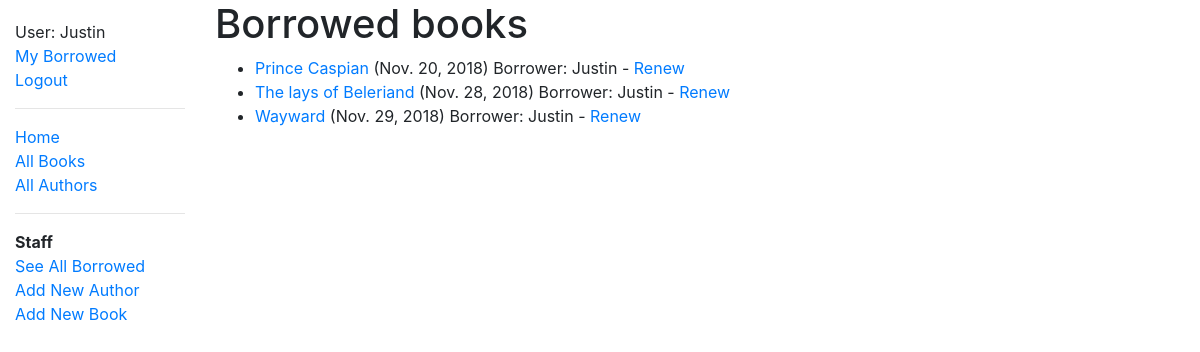
Screenshot of /catalog/allbooks/ (signed in) with the database file from the repository.
### catalog/models.py (models this page shows, shortened)
class BookInstance(models.Model):
	id = models.UUIDField(primary_key=True, default = uuid.uuid4, help_text='Unique ID for this particular book across whole library')
	book = models.ForeignKey('Book', on_delete=models.SET_NULL, null=True)
	imprint = models.CharField(max_length=200)
	due_back = models.DateField(null=True, blank=True)
	LOAN_STATUS = (
		('m', 'Maintenance'),
		('o', 'On loan'),
		('a', 'Available'),
		('r', 'Reserved'),
	)
	status = models.CharField(
		max_length=1,
		choices=LOAN_STATUS,
		blank=True,
		default='m',
		help_text='Book availability',
	)
	borrower = models.ForeignKey(User, on_delete=models.SET_NULL, null=True, blank=True)
	@property
	def is_overdue(self):
		if self.due_back and date.today() > self.due_back:
			return True
		return False
	class Meta:
		ordering = ['due_back']
		permissions = (("can_mark_returned", "Set book as returned"),)

class Book(models.Model):
	title = models.CharField(max_length=200)
	author = models.ForeignKey('Author', on_delete=models.SET_NULL, null=True)
	summary = models.TextField(max_length=1000, help_text='Enter a brief description of the book')
	isbn = models.CharField('ISBN', max_length=13, help_text='13 Character <a href="https://www.isbn-international.org/content/what-isbn">ISBN number</a>')
	genre = models.ManyToManyField(Genre, help_text='Select a genre for this book.')
	language = models.ForeignKey(Language, on_delete=models.SET_NULL, null=True, help_text="Select the language the book is written in" )
	def display_genre(self):
		"""Create a string for the Genre. This is required to display genre in Admin."""
		return ', ' .join(genre.name for genre in self.genre.all()[:3])
	display_genre.short_description = 'Genre'

### catalog/views.py (the view)
# urls.py: path('allbooks/', views.LoanedBooksLibrarianListView.as_view(), name='all-borrowed'),
class LoanedBooksLibrarianListView(LoginRequiredMixin, PermissionRequiredMixin, generic.ListView):
    permission_required = 'catalog.can_mark_returned'
    model = BookInstance
    template_name ='catalog/bookinstance_list_borrowed_librarian.html'
    paginate_by = 10
    def get_queryset(self):
        return BookInstance.objects.filter(status__exact='o').order_by('due_back')

### catalog/templates/catalog/bookinstance_list_borrowed_librarian.html
{% extends "base_generic.html" %}
{% block content %}
    <h1>Borrowed books</h1>
    <ul>
      {% for bookinst in bookinstance_list %}
       {% if bookinst.status == 'o'  %}
      <li class="{% if bookinst.is_overdue %}text-danger{% endif %}">
        <a href="{% url 'book-detail' bookinst.book.pk %}">{{bookinst.book.title}}</a> ({{ bookinst.due_back }}) Borrower: {{ bookinst.borrower }}
        {% if perms.catalog.can_mark_returned %}- <a href="{% url 'renew-book-librarian' bookinst.id %}">Renew</a>  {% endif %}
      </li>
      {% else %}
      <p>There are no books borrowed.</p>
      {% endif %}
      {% endfor %}
    </ul>
{% endblock %}

### catalog/templates/base_generic.html (shortened to what this page needs)
<!DOCTYPE html>
<html lang="en">
<head>
	<link rel="stylesheet" href="https://stackpath.bootstrapcdn.com/bootstrap/4.1.3/css/bootstrap.min.css">
  {% load static %}
  <link rel="stylesheet" href="{% static 'css/style.css' %}">
</head>
<body>
	<div class="container-fluid">
		<div class="row">
			<div class = "col-sm-2">
			{% block sidebar %}
				<ul class="sidebar-nav">
					{% if user.is_authenticated %}
						<li>User: {{ user.get_username }}</li>
						<li><a href="{% url 'my-borrowed' %}">My Borrowed</a></li>
						<li><a href="{% url 'logout'%}?next={{request.path}}">Logout</a></li>
					{% else %}
						<li><a href="{% url 'login'%}?next={{request.path}}">Login</a></li>
					{% endif %}
					<hr/>
					<li><a href="{% url 'index'  %}">Home</a></li>
					<li><a href="{% url  'books' %}">All Books</a></li>
					<li><a href="{% url 'authors' %}">All Authors</a></li>
					<hr/>
					{% if perms.catalog.can_mark_returned %}
					<strong>Staff</strong>
					<li><a href="{% url 'all-borrowed' %}">See All Borrowed</a></li>
					<li><a href="{% url 'author_create' %}">Add New Author</a></li>
					<li><a href="{% url 'book_create' %}">Add New Book</a></li>
					{% endif %}
				</ul>
			{% endblock  %}
			</div>
			<div class="col-sm-10">{% block content  %}{% endblock  %}
			</div>
		</div>
	</div>
</body>
</html>

### catalog/static/css/style.css (style rules this page uses)
.sidebar-nav { margin-top: 20px; padding: 0; list-style: none; }

### rows the page displays
BookInstance: book "Prince Caspian", due_back "Nov. 20, 2018", borrower "Justin"
BookInstance: book "The lays of Beleriand", due_back "Nov. 28, 2018", borrower "Justin"
BookInstance: book "Wayward", due_back "Nov. 29, 2018", borrower "Justin"

### other values shown
{{ user.get_username }} "Justin"
